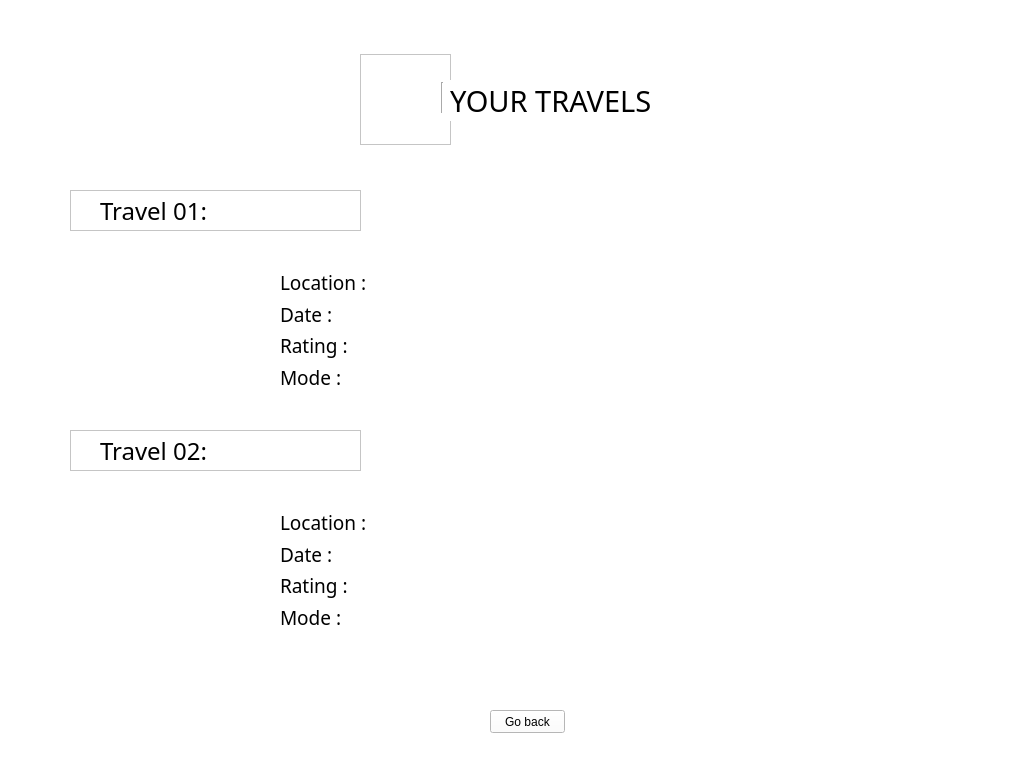
<?xml version="1.0" encoding="UTF-8"?>
<ui version="4.0">
 <class>travelhistory</class>
 <widget class="QMainWindow" name="travelhistory">
  <property name="geometry">
   <rect>
    <x>0</x>
    <y>0</y>
    <width>1024</width>
    <height>768</height>
   </rect>
  </property>
  <property name="windowTitle">
   <string>My Travels</string>
  </property>
  <property name="styleSheet">
   <string notr="true">background-color: rgb(255, 255, 255);</string>
  </property>
  <widget class="QWidget" name="centralwidget">
   <widget class="QGraphicsView" name="graphicsView_3">
    <property name="geometry">
     <rect>
      <x>70</x>
      <y>430</y>
      <width>291</width>
      <height>41</height>
     </rect>
    </property>
   </widget>
   <widget class="QLabel" name="label_12">
    <property name="geometry">
     <rect>
      <x>100</x>
      <y>440</y>
      <width>111</width>
      <height>21</height>
     </rect>
    </property>
    <property name="font">
     <font>
      <family>DM Sans</family>
      <pointsize>18</pointsize>
     </font>
    </property>
    <property name="text">
     <string>Travel 02:</string>
    </property>
   </widget>
   <widget class="QWidget" name="layoutWidget">
    <property name="geometry">
     <rect>
      <x>280</x>
      <y>510</y>
      <width>491</width>
      <height>120</height>
     </rect>
    </property>
    <layout class="QFormLayout" name="formLayout_2">
     <item row="0" column="0">
      <widget class="QLabel" name="label_8">
       <property name="font">
        <font>
         <family>DM Sans</family>
         <pointsize>14</pointsize>
        </font>
       </property>
       <property name="text">
        <string>Location :</string>
       </property>
      </widget>
     </item>
     <item row="3" column="0">
      <widget class="QLabel" name="label_9">
       <property name="font">
        <font>
         <family>DM Sans</family>
         <pointsize>14</pointsize>
        </font>
       </property>
       <property name="text">
        <string>Mode :</string>
       </property>
      </widget>
     </item>
     <item row="1" column="0">
      <widget class="QLabel" name="label_10">
       <property name="font">
        <font>
         <family>DM Sans</family>
         <pointsize>14</pointsize>
        </font>
       </property>
       <property name="text">
        <string>Date :</string>
       </property>
      </widget>
     </item>
     <item row="2" column="0">
      <widget class="QLabel" name="label_11">
       <property name="font">
        <font>
         <family>DM Sans</family>
         <pointsize>14</pointsize>
        </font>
       </property>
       <property name="text">
        <string>Rating :</string>
       </property>
      </widget>
     </item>
    </layout>
   </widget>
   <widget class="QGraphicsView" name="graphicsView_2">
    <property name="geometry">
     <rect>
      <x>70</x>
      <y>190</y>
      <width>291</width>
      <height>41</height>
     </rect>
    </property>
   </widget>
   <widget class="QLabel" name="label_3">
    <property name="geometry">
     <rect>
      <x>100</x>
      <y>200</y>
      <width>111</width>
      <height>21</height>
     </rect>
    </property>
    <property name="font">
     <font>
      <family>DM Sans</family>
      <pointsize>18</pointsize>
     </font>
    </property>
    <property name="text">
     <string>Travel 01:</string>
    </property>
   </widget>
   <widget class="QWidget" name="layoutWidget_2">
    <property name="geometry">
     <rect>
      <x>280</x>
      <y>270</y>
      <width>491</width>
      <height>120</height>
     </rect>
    </property>
    <layout class="QFormLayout" name="formLayout">
     <item row="0" column="0">
      <widget class="QLabel" name="label_4">
       <property name="font">
        <font>
         <family>DM Sans</family>
         <pointsize>14</pointsize>
        </font>
       </property>
       <property name="text">
        <string>Location :</string>
       </property>
      </widget>
     </item>
     <item row="3" column="0">
      <widget class="QLabel" name="label_5">
       <property name="font">
        <font>
         <family>DM Sans</family>
         <pointsize>14</pointsize>
        </font>
       </property>
       <property name="text">
        <string>Mode :</string>
       </property>
      </widget>
     </item>
     <item row="1" column="0">
      <widget class="QLabel" name="label_6">
       <property name="font">
        <font>
         <family>DM Sans</family>
         <pointsize>14</pointsize>
        </font>
       </property>
       <property name="text">
        <string>Date :</string>
       </property>
      </widget>
     </item>
     <item row="2" column="0">
      <widget class="QLabel" name="label_7">
       <property name="font">
        <font>
         <family>DM Sans</family>
         <pointsize>14</pointsize>
        </font>
       </property>
       <property name="text">
        <string>Rating :</string>
       </property>
      </widget>
     </item>
    </layout>
   </widget>
   <widget class="QGraphicsView" name="graphicsView_5">
    <property name="geometry">
     <rect>
      <x>360</x>
      <y>54</y>
      <width>91</width>
      <height>91</height>
     </rect>
    </property>
    <property name="styleSheet">
     <string notr="true">border-image: url(:/newPrefix/TravelsIcon.png);</string>
    </property>
   </widget>
   <widget class="Line" name="line">
    <property name="geometry">
     <rect>
      <x>434</x>
      <y>82</y>
      <width>16</width>
      <height>31</height>
     </rect>
    </property>
    <property name="orientation">
     <enum>Qt::Vertical</enum>
    </property>
   </widget>
   <widget class="QLabel" name="label">
    <property name="geometry">
     <rect>
      <x>450</x>
      <y>80</y>
      <width>211</width>
      <height>41</height>
     </rect>
    </property>
    <property name="font">
     <font>
      <family>DM Sans</family>
      <pointsize>22</pointsize>
     </font>
    </property>
    <property name="text">
     <string>YOUR TRAVELS</string>
    </property>
   </widget>
   <widget class="QPushButton" name="accGoback">
    <property name="geometry">
     <rect>
      <x>490</x>
      <y>710</y>
      <width>75</width>
      <height>23</height>
     </rect>
    </property>
    <property name="styleSheet">
     <string notr="true">font: 10pt &quot;DM Sans&quot;;</string>
    </property>
    <property name="text">
     <string>Go back</string>
    </property>
   </widget>
  </widget>
 </widget>
 <resources>
  <include location="source02.qrc"/>
 </resources>
 <connections/>
</ui>
